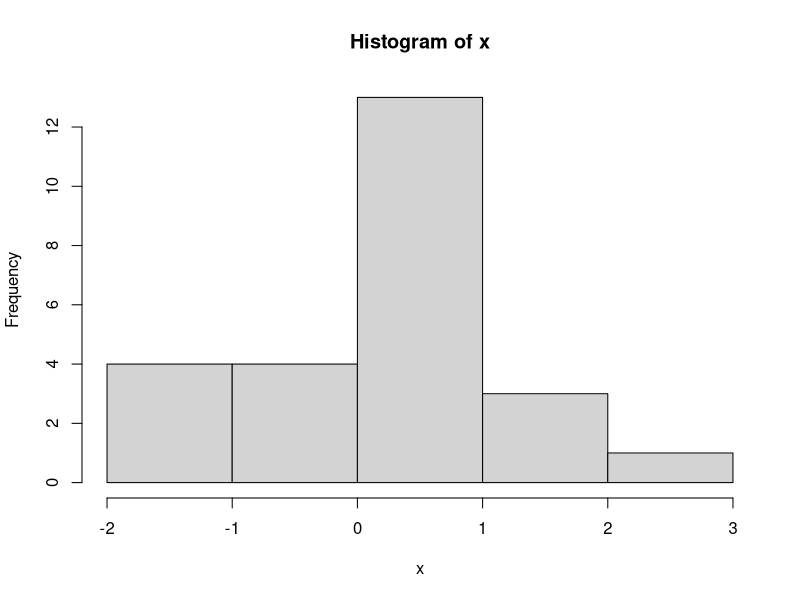

Generate this figure with R: (Note: this script raises an error after producing the figure.)
pkgs <- rownames(installed.packages())
if(!"emmeans" %in% pkgs) install.packages("emmeans")
library(emmeans)
# make 25 binary data points for demo of logistic regression
# response y, explanatory variable x
# x is ln(concentration), here sampled from normal distr. mean=0, sd=1
# logit link, linear predictor = beta0 + beta1 * x

#set the seed to fix simulated data
set.seed(321835)

# create explanatory variable x, linear predictor lp, probabilities p
x<-rnorm(25,0,1)   # roughly, x covers range from -2 to 2
lp <- -1+3*x         # linear predictor with true intercept beta0 and slope beta1
p<- 1/(1+exp((-1)*lp)) # probabilities p according to inverse of logit link
hist(x)

# create data y
set.seed(215241)
r<- runif(25,0,1) # 25 random numbers between 0 and 1
y<- floor(p-r+1) # binary data, Bernouilli distr., probabilities p
floor(z)
r
y
(cbind(x,lp,p,y))

#plotting the data
plot(x,y,col="green",ylab='y,b')
curve(1/(1+exp((-1)*(-1+3*x))),add=T, col="red")
legend("topleft", legend=c("green = data","red     = true curve"))

# first ordinary linear regression (wrong model)
# fitted curve is a line
ordinaryregression <- lm(y~x)
fitted_probability_regression<-fitted.values(ordinaryregression)
plot(x,fitted_probability_regression)

# next logistic regression (better choice of model)
# a sigmoid curve is fitted
oneminusy <- 1-y
logisticregression <- glm(cbind(y,oneminusy)~x,binomial)
# plot the fitted sigmoid
beta <- coefficients(logisticregression)
beta0 <- beta[1]   # the estimated intercept beta0
beta1 <- beta[2]   # the estimated slope beta1
sebetal<- summary(logisticregression)$coefficients[2,2]
plot(x,y,col="green",ylab = 'y,p')#,yaxt='n')
curve(1/(1+exp((-1)*(beta0+beta1*x))),add=T, col="blue")
curve(1/(1+exp((-1)*(-1+3*x))),add = T, col="red")
legend("topleft", legend = c("green = data y","red     = true curve","blue     = fitted curve"))

# Summary
summary(logisticregression)

# z-test (Wald test) for slope beta1 can be taken from summary table
# rough and ready 95% confidence interval beta1 from z-test (Wald test)
# lower and upper bound rr2.5 and rr97.5 respectively
rr2.5 <- beta1-1.96*sebetal
rr97.5<- beta1+1.96*sebetal
(cbind(rr2.5, rr97.5))

# generally better is likelihood ratio 95% confidence interval (default)
confint(logisticregression)

# make 75 binary data points for demo of logistic regression 
# with quantitative and qualitative explanatory variable
# response y, explanatory variable x, factor Group for 3 groups
# x is ln(concentration), here sampled from normal distr. mean=0, sd=1
# Group represent groups w.r.t. healthy lifestyle (low, average, high, or 1, 2, 3)
# y = suitable for treatemnt (1 = yes, 0 = no)
# p = probability for a patient to be suitable for treatment, p = P(y=1|x,group)
# logit link, linear predictor = beta0 + Group + beta1 * x
# so, systematic part of 'true' model consists of three parallel sigmoid curves

# set the seed to fix data that are simulated afterwards
set.seed(321835)

# create explanatory variable x, linear predictor lp, probabilities p
group <- c(rep(1,25),rep(2,25),rep(3,25))
x<-rnorm(75,0,1)   # roughly, 75 values of x cover range from -2 to 2
lp <- group-2+3*x     # true intercepts -1,0,1, true slope = 3
p<-1/(1+exp((-1)*lp)) # probabilities p according to inverse of logit link

# create data y
# again set seed to fix data that are simulated afterwards
set.seed(215241)
r<-runif(75,0,1)   # 75 random numbers between 0 and 1
y<-floor(p-r+1)    # binary data, Bernouilli distr., probabilities p

# plotting the data (together with true parallel curves)
plot(x,y,col=group,pch=group,ylab='y,p')
curve(1/(1+exp((-1)*(-1+3*x))),add = T, col="blue")
curve(1/(1+exp((-1)*(0+3*x))),add = T, col="blue")
curve(1/(1+exp((-1)*(1+3*x))),add = T, col="blue")
legend("topleft", legend = c("green,red,black = data","blue = true curves"))

# logistic regression
# including main effects and interactions for groups
# a factor Group with three levels is made
# first three non-parallel sigmoid curves are fitted
# F added to model name to indicate 'full' model
# model without interaction involves parallel sigmoid curves
# R added to 'reduced' model without interaction
# likelihood ratio test for interaction employing anova command
# P-value from approximate chi-square distribution
Group <- factor(group)
oneminusy <- 1-y
logisticregressionF <- glm(cbind(y,oneminusy)~Group+x+Group:x,binomial)

# reduce model to main effects and test for interaction
logisticregressionR <- glm(cbind(y,oneminusy)~Group+x,binomial)
anova(logisticregressionR,logisticregressionF, test = "Chisq")

# use RR to indicate further model reduction, i.e. dropping interaction and groups
logisticregressionRR <- glm(cbind(y,oneminusy)~x,binomial)
anova(logisticregressionRR,logisticregressionR, test = "Chisq")

# sometimes convenient for interpretation to subtract mean of x from x
# intercepts are population means at average value of x
z <- x-mean(x)
logisticregressionRz <- glm(cbind(y,oneminusy)~Group+z,binomial())
summary(logisticregressionRz)

# follow up by pairwise comparisons between groups
# basically Fisher's LSD (no adjustment for multiple testing) with z-test (Wald test)
compareGroups <- emmeans(logisticregressionRz,pairwise~Group)
summary(compareGroups,adjust="none")
